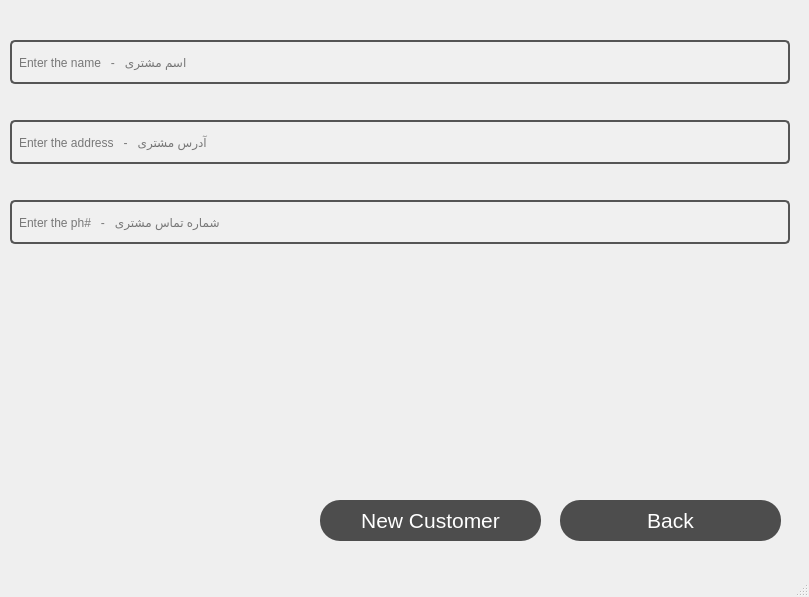
<?xml version="1.0" encoding="UTF-8"?>
<ui version="4.0">
 <class>MainWindow</class>
 <widget class="QMainWindow" name="MainWindow">
  <property name="geometry">
   <rect>
    <x>0</x>
    <y>0</y>
    <width>809</width>
    <height>597</height>
   </rect>
  </property>
  <property name="windowTitle">
   <string>MainWindow</string>
  </property>
  <widget class="QWidget" name="centralwidget">
   <widget class="QLineEdit" name="name">
    <property name="geometry">
     <rect>
      <x>10</x>
      <y>40</y>
      <width>780</width>
      <height>44</height>
     </rect>
    </property>
    <property name="font">
     <font>
      <pointsize>-1</pointsize>
     </font>
    </property>
    <property name="styleSheet">
     <string notr="true">QLineEdit {
    background-color: #f0f0f0; /* Set the background color */
    border: 2px solid #555555; /* Set the border style */
    border-radius: 5px; /* Set the border radius */
    padding: 5px; /* Set the padding */
    color: #000000; /* Set the text color */
    font-size: 12px; /* Set the font size */
}</string>
    </property>
    <property name="text">
     <string/>
    </property>
    <property name="placeholderText">
     <string>Enter the name   -   اسم مشتری</string>
    </property>
   </widget>
   <widget class="QPushButton" name="backButton">
    <property name="geometry">
     <rect>
      <x>560</x>
      <y>500</y>
      <width>221</width>
      <height>41</height>
     </rect>
    </property>
    <property name="font">
     <font>
      <pointsize>16</pointsize>
     </font>
    </property>
    <property name="styleSheet">
     <string notr="true">QPushButton {
    background-color: #4d4d4d;
    color: #ffffff;
    padding: 8px 16px;
    border-radius: 20px;
    box-shadow: 2px 2px 4px rgba(0, 0, 0, 0.4);
}

QPushButton:hover {
    background-color: #595959;
}

QPushButton:pressed {
    background-color: #3d3d3d;
}</string>
    </property>
    <property name="text">
     <string>Back</string>
    </property>
   </widget>
   <widget class="QPushButton" name="addCustomerButton">
    <property name="geometry">
     <rect>
      <x>320</x>
      <y>500</y>
      <width>221</width>
      <height>41</height>
     </rect>
    </property>
    <property name="font">
     <font>
      <pointsize>16</pointsize>
     </font>
    </property>
    <property name="styleSheet">
     <string notr="true">QPushButton {
    background-color: #4d4d4d;
    color: #ffffff;
    padding: 8px 16px;
    border-radius: 20px;
    box-shadow: 2px 2px 4px rgba(0, 0, 0, 0.4);
}

QPushButton:hover {
    background-color: #595959;
}

QPushButton:pressed {
    background-color: #3d3d3d;
}</string>
    </property>
    <property name="text">
     <string>New Customer</string>
    </property>
   </widget>
   <widget class="QLineEdit" name="address">
    <property name="geometry">
     <rect>
      <x>10</x>
      <y>120</y>
      <width>780</width>
      <height>44</height>
     </rect>
    </property>
    <property name="font">
     <font>
      <pointsize>-1</pointsize>
     </font>
    </property>
    <property name="styleSheet">
     <string notr="true">QLineEdit {
    background-color: #f0f0f0; /* Set the background color */
    border: 2px solid #555555; /* Set the border style */
    border-radius: 5px; /* Set the border radius */
    padding: 5px; /* Set the padding */
    color: #000000; /* Set the text color */
    font-size: 12px; /* Set the font size */
}</string>
    </property>
    <property name="text">
     <string/>
    </property>
    <property name="placeholderText">
     <string>Enter the address   -   آدرس مشتری</string>
    </property>
    <property name="cursorMoveStyle">
     <enum>Qt::LogicalMoveStyle</enum>
    </property>
   </widget>
   <widget class="QLineEdit" name="ph_num">
    <property name="geometry">
     <rect>
      <x>10</x>
      <y>200</y>
      <width>780</width>
      <height>44</height>
     </rect>
    </property>
    <property name="font">
     <font>
      <pointsize>-1</pointsize>
     </font>
    </property>
    <property name="styleSheet">
     <string notr="true">QLineEdit {
    background-color: #f0f0f0; /* Set the background color */
    border: 2px solid #555555; /* Set the border style */
    border-radius: 5px; /* Set the border radius */
    padding: 5px; /* Set the padding */
    color: #000000; /* Set the text color */
    font-size: 12px; /* Set the font size */
}</string>
    </property>
    <property name="text">
     <string/>
    </property>
    <property name="placeholderText">
     <string>Enter the ph#   -   شماره تماس مشتری</string>
    </property>
   </widget>
   <widget class="QLabel" name="errorLog">
    <property name="geometry">
     <rect>
      <x>0</x>
      <y>302</y>
      <width>811</width>
      <height>81</height>
     </rect>
    </property>
    <property name="font">
     <font>
      <pointsize>26</pointsize>
      <weight>75</weight>
      <bold>true</bold>
     </font>
    </property>
    <property name="styleSheet">
     <string notr="true">QLabel{
color: red
}</string>
    </property>
    <property name="text">
     <string/>
    </property>
    <property name="scaledContents">
     <bool>true</bool>
    </property>
    <property name="alignment">
     <set>Qt::AlignCenter</set>
    </property>
    <property name="wordWrap">
     <bool>true</bool>
    </property>
   </widget>
  </widget>
  <widget class="QMenuBar" name="menubar">
   <property name="geometry">
    <rect>
     <x>0</x>
     <y>0</y>
     <width>809</width>
     <height>21</height>
    </rect>
   </property>
  </widget>
  <widget class="QStatusBar" name="statusbar"/>
 </widget>
 <resources/>
 <connections/>
</ui>
